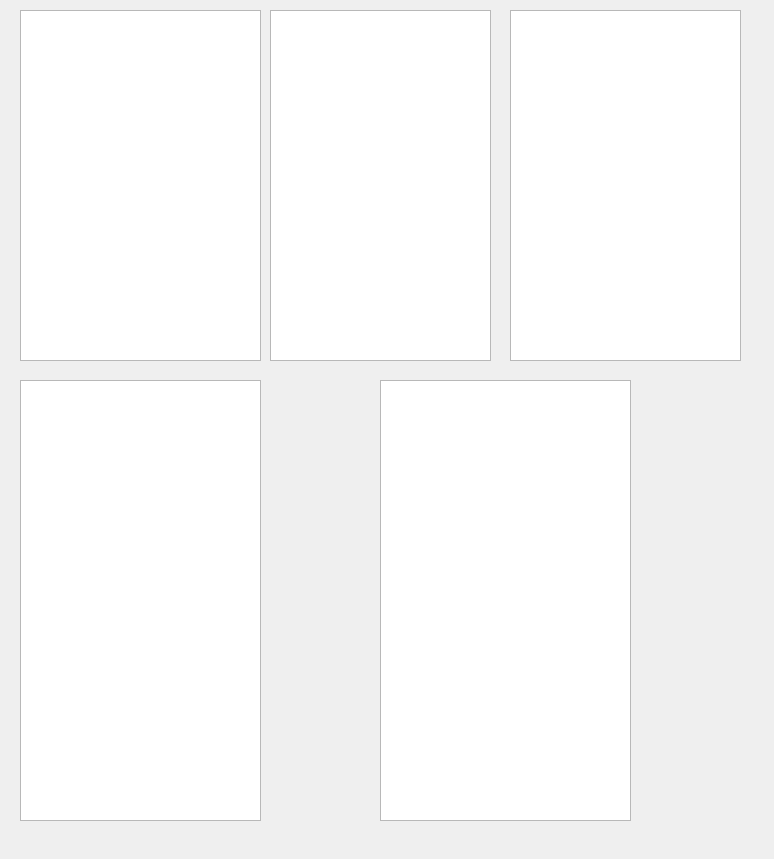
<?xml version="1.0" encoding="UTF-8"?>
<ui version="4.0">
 <class>guiDlg</class>
 <widget class="QWidget" name="guiDlg">
  <property name="geometry">
   <rect>
    <x>0</x>
    <y>0</y>
    <width>774</width>
    <height>859</height>
   </rect>
  </property>
  <property name="windowTitle">
   <string>objectoracle</string>
  </property>
  <widget class="QTableView" name="tableView_1">
   <property name="geometry">
    <rect>
     <x>20</x>
     <y>10</y>
     <width>241</width>
     <height>351</height>
    </rect>
   </property>
   <property name="sortingEnabled">
    <bool>true</bool>
   </property>
  </widget>
  <widget class="QTableView" name="tableView_2">
   <property name="geometry">
    <rect>
     <x>270</x>
     <y>10</y>
     <width>221</width>
     <height>351</height>
    </rect>
   </property>
   <property name="sortingEnabled">
    <bool>true</bool>
   </property>
  </widget>
  <widget class="QTableView" name="tableView_3">
   <property name="geometry">
    <rect>
     <x>510</x>
     <y>10</y>
     <width>231</width>
     <height>351</height>
    </rect>
   </property>
   <property name="sortingEnabled">
    <bool>true</bool>
   </property>
  </widget>
  <widget class="QTableView" name="tableView_4">
   <property name="geometry">
    <rect>
     <x>20</x>
     <y>380</y>
     <width>241</width>
     <height>441</height>
    </rect>
   </property>
   <property name="sortingEnabled">
    <bool>true</bool>
   </property>
  </widget>
  <widget class="QTableView" name="tableView_5">
   <property name="geometry">
    <rect>
     <x>380</x>
     <y>380</y>
     <width>251</width>
     <height>441</height>
    </rect>
   </property>
   <property name="sortingEnabled">
    <bool>true</bool>
   </property>
  </widget>
 </widget>
 <resources/>
 <connections/>
</ui>
